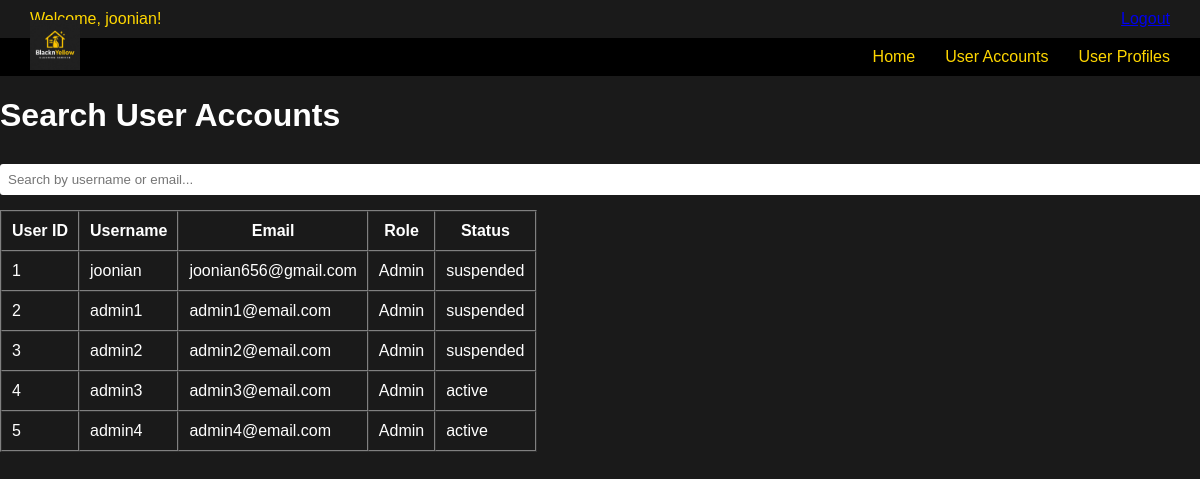
Page /Boundary/admin/searchUser.php (signed in) on the committed database.
### tables this page shows
CREATE TABLE `users` (
  `userid` int(11) NOT NULL,
  `username` varchar(100) NOT NULL,
  `email` varchar(150) NOT NULL,
  `password` varchar(255) NOT NULL,
  `role` varchar(20) NOT NULL,
  `status` varchar(20) NOT NULL DEFAULT 'active'
);

### Entity/user/user.php (called while the page is built, shortened)
<?php
class User {
    public function __construct($userid, $username, $email, $password, $role) {
        $this->userid   = $userid;
        $this->username = $username;
        $this->email    = $email;
        $this->role     = $role;
    }
    public static function search($conn, $keyword) {
        $keyword = "%$keyword%";
        $stmt = $conn->prepare("SELECT userid, username, email, role, status FROM users WHERE username LIKE ? OR email LIKE ?");
        $stmt->bind_param("ss", $keyword, $keyword);
        $stmt->execute();
        $result = $stmt->get_result();
        $users = [];
        while ($row = $result->fetch_assoc()) {
            $user = new User($row['userid'], $row['username'], $row['email'], null, $row['role']);
            $user->status = $row['status'];
            $users[] = $user;
        }
        return $users;
    }
}

### Controller/admin/searchUserController.php (called while the page is built, shortened)
<?php
require_once __DIR__ . '/../../db/database.php';
require_once __DIR__ . '/../../entity/user/user.php';
class searchUserController {
    public function search($keyword) {
        $conn = database::connect();
        $users = user::search($conn, $keyword);
        return $users;
    }
}
?>

### Boundary/admin/searchUser.php (the view, shortened to what this page needs)
<?php
require_once '../../Controller/admin/searchUserController.php';
$controller = new searchUserController();
$users = $controller->search("");
?>
<!DOCTYPE html>
<html lang="en">
<head>
    <link rel="stylesheet" href="../../assets/css/style.css">
</head>
<body>
<div class="topbar">
    Welcome, <?= htmlspecialchars($_SESSION['username']) ?>!
    <a href="../../logout.php" class="logout-link">Logout</a>
</div>
<div class="logo">
    <img src="../../assets/images/logo.jpg" alt="Logo">
</div>
<div class="navbar">
    <a href="adminDashboard.php">Home</a>
    <a href="userAccountsMenu.php">User Accounts</a>
    <a href="userProfilesMenu.php">User Profiles</a>
</div>
<div class="dashboard-content">
    <h1>Search User Accounts</h1>
    <input type="text" id="searchBox" placeholder="Search by username or email..." onkeyup="filterTable()">
    <table border="1" cellpadding="10" cellspacing="0" id="userTable">
        <thead>
            <tr>
                <th>User ID</th>
                <th>Username</th>
                <th>Email</th>
                <th>Role</th>
                <th>Status</th>
            </tr>
        </thead>
        <tbody>
            <?php foreach ($users as $user): ?>
                <tr>
                    <td><?= htmlspecialchars($user->userid) ?></td>
                    <td><?= htmlspecialchars($user->username) ?></td>
                    <td><?= htmlspecialchars($user->email) ?></td>
                    <td><?= htmlspecialchars($user->role) ?></td>
                    <td><?= htmlspecialchars($user->status ?? 'active') ?></td>
                </tr>
            <?php endforeach; ?>
        </tbody>
    </table>
</div>
</body>
</html>

### assets/css/style.css (style rules this page uses)
body { margin: 0; background-color: #1a1a1a; font-family: Arial, sans-serif; color: white; }
.logo { position: absolute; top: 20px; left: 30px; }
.logo img { height: 50px; }
input, select { width: 100%; padding: 8px; margin: 8px 0 15px 0; border: none; border-radius: 3px; }
.topbar { background-color: #1a1a1a; color: #FFD700; padding: 10px 30px; display: flex; justify-content: space-between; align-items: center; }
.navbar { background-color: #000; padding: 10px 30px; display: flex; justify-content: flex-end; gap: 30px; }
.navbar a { color: #FFD700; text-decoration: none; font-size: 16px; }

### rows in the picture
users: userid "1", username "joonian", email "joonian656@gmail.com", role "Admin", status "suspended"
users: userid "2", username "admin1", email "admin1@email.com", role "Admin", status "suspended"
users: userid "3", username "admin2", email "admin2@email.com", role "Admin", status "suspended"
users: userid "4", username "admin3", email "admin3@email.com", role "Admin", status "active"
users: userid "5", username "admin4", email "admin4@email.com", role "Admin", status "active"

### other values in the picture
$_SESSION['username'] "joonian"
